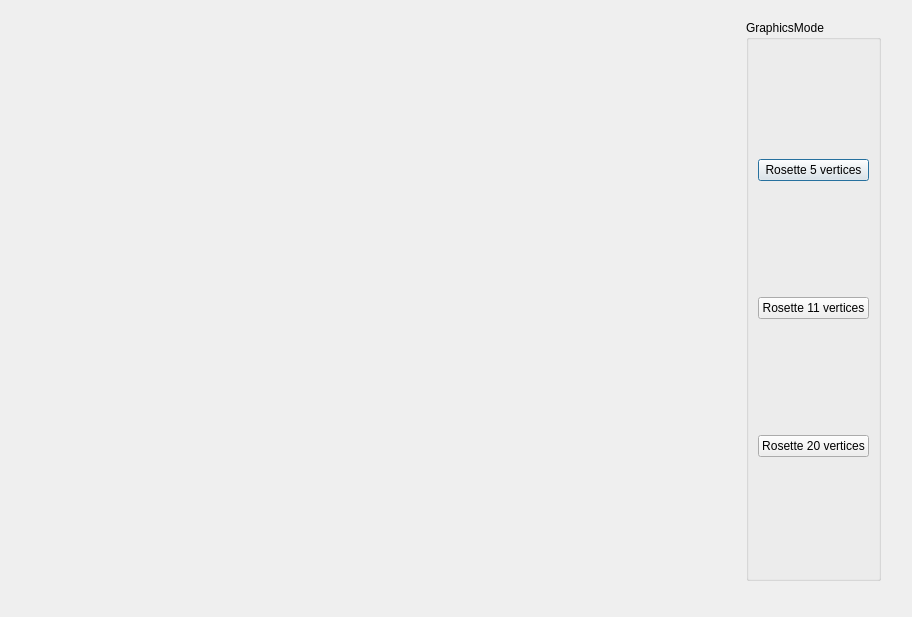
<?xml version="1.0" encoding="UTF-8"?>
<ui version="4.0">
 <class>SecondWindow</class>
 <widget class="QDialog" name="SecondWindow">
  <property name="geometry">
   <rect>
    <x>0</x>
    <y>0</y>
    <width>912</width>
    <height>617</height>
   </rect>
  </property>
  <property name="windowTitle">
   <string>Dialog</string>
  </property>
  <widget class="QWidget" name="layoutWidget">
   <property name="geometry">
    <rect>
     <x>30</x>
     <y>20</y>
     <width>851</width>
     <height>561</height>
    </rect>
   </property>
   <layout class="QHBoxLayout" name="horizontalLayout">
    <item>
     <widget class="graphics" name="GraphicsPresenter" native="true"/>
    </item>
    <item>
     <widget class="QGroupBox" name="GraphicsControl">
      <property name="sizePolicy">
       <sizepolicy hsizetype="Fixed" vsizetype="Preferred">
        <horstretch>0</horstretch>
        <verstretch>0</verstretch>
       </sizepolicy>
      </property>
      <property name="title">
       <string>GraphicsMode</string>
      </property>
      <layout class="QVBoxLayout" name="verticalLayout">
       <item>
        <widget class="QPushButton" name="BtnDrawRosette5">
         <property name="text">
          <string>Rosette 5 vertices</string>
         </property>
        </widget>
       </item>
       <item>
        <widget class="QPushButton" name="BtnDrawRosette11">
         <property name="text">
          <string>Rosette 11 vertices</string>
         </property>
        </widget>
       </item>
       <item>
        <widget class="QPushButton" name="BtnDrawRosette20">
         <property name="text">
          <string>Rosette 20 vertices</string>
         </property>
        </widget>
       </item>
      </layout>
     </widget>
    </item>
   </layout>
  </widget>
 </widget>
 <customwidgets>
  <customwidget>
   <class>graphics</class>
   <extends>QWidget</extends>
   <header location="global">graphics.h</header>
   <container>1</container>
  </customwidget>
 </customwidgets>
 <resources/>
 <connections/>
</ui>
